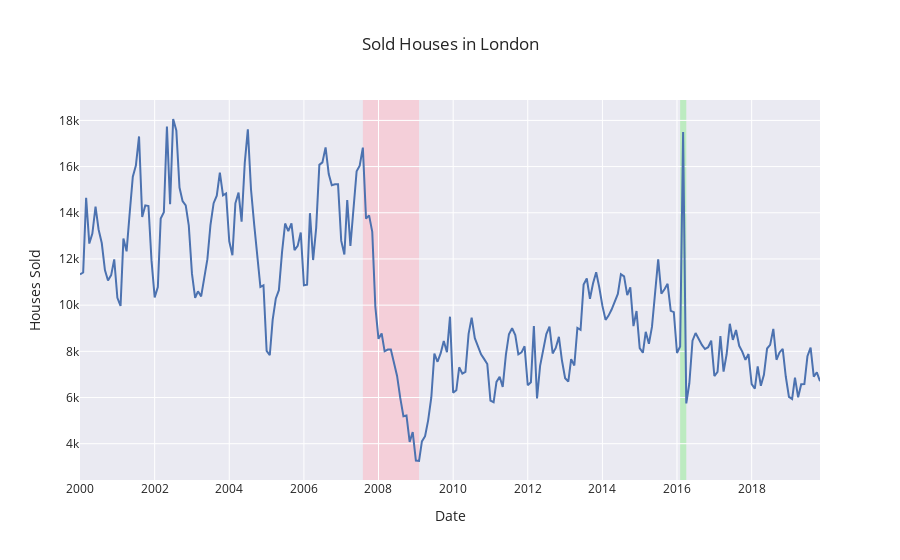

This figure's notebook cell:
### Markdown cell above
In order to represent this events, we can plot them in the graph below

### Code cell
fig.add_shape( # Shape representing the decrease
    type="rect",
    xref="x",
    yref="paper",
    x0="2007-08-01",
    y0=0,
    x1="2009-02-01",
    y1=1,
    fillcolor="lightpink",
    opacity=0.5,
    layer="below",
    line_width=0,
)

fig.add_shape( # Shape representing the surge
    type="rect",
    xref="x",
    yref="paper",
    x0="2016-02-01",
    y0=0,
    x1="2016-04-01",
    y1=1,
    fillcolor="lightgreen",
    opacity=0.5,
    layer="below",
    line_width=0
)

### Figure 1 — Plotly figure (JSON) as saved in the notebook; plotly's stock layout.template omitted (floating-point values rounded to 4 significant figures; data arrays with more than 128 entries replaced by an {"elided": "..."} marker saying what was removed)
{"data": [{"hovertemplate": "Date=%{x}<br>Houses Sold=%{y}<extra></extra>", "legendgroup": "", "line": {"color": "rgb(76,114,176)", "dash": "solid"}, "marker": {"symbol": "circle"}, "mode": "lines", "name": "", "orientation": "v", "showlegend": false, "type": "scatter", "x": {"elided": "239 str values"}, "xaxis": "x", "y": {"elided": "239 int values"}, "yaxis": "y"}], "layout": {"legend": {"tracegroupgap": 0}, "shapes": [{"fillcolor": "lightpink", "layer": "below", "line": {"width": 0}, "opacity": 0.5, "type": "rect", "x0": "2007-08-01", "x1": "2009-02-01", "xref": "x", "y0": 0, "y1": 1, "yref": "paper"}, {"fillcolor": "lightgreen", "layer": "below", "line": {"width": 0}, "opacity": 0.5, "type": "rect", "x0": "2016-02-01", "x1": "2016-04-01", "xref": "x", "y0": 0, "y1": 1, "yref": "paper"}], "title": {"text": "Sold Houses in London"}, "xaxis": {"anchor": "y", "domain": [0, 1], "title": {"text": "Date"}}, "yaxis": {"anchor": "x", "domain": [0, 1], "title": {"text": "Houses Sold"}}}}
